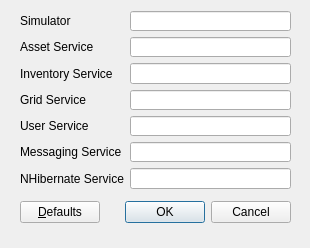
<?xml version="1.0" encoding="UTF-8"?>
<ui version="4.0">
 <class>DatabaseDialog</class>
 <widget class="QDialog" name="DatabaseDialog">
  <property name="geometry">
   <rect>
    <x>0</x>
    <y>0</y>
    <width>310</width>
    <height>248</height>
   </rect>
  </property>
  <property name="sizePolicy">
   <sizepolicy hsizetype="Fixed" vsizetype="Fixed">
    <horstretch>0</horstretch>
    <verstretch>0</verstretch>
   </sizepolicy>
  </property>
  <property name="windowTitle">
   <string>Configure database names</string>
  </property>
  <widget class="QWidget" name="layoutWidget">
   <property name="geometry">
    <rect>
     <x>20</x>
     <y>11</y>
     <width>271</width>
     <height>178</height>
    </rect>
   </property>
   <layout class="QFormLayout" name="formLayout">
    <item row="0" column="0">
     <widget class="QLabel" name="label_6">
      <property name="text">
       <string>Simulator</string>
      </property>
     </widget>
    </item>
    <item row="0" column="1">
     <widget class="QLineEdit" name="lineEditSimulatorDBName">
      <property name="accessibleName">
       <string>simulator_db_name</string>
      </property>
     </widget>
    </item>
    <item row="1" column="0">
     <widget class="QLabel" name="label">
      <property name="text">
       <string>Asset Service</string>
      </property>
     </widget>
    </item>
    <item row="1" column="1">
     <widget class="QLineEdit" name="lineEditAssetServiceDBName">
      <property name="accessibleName">
       <string>asset_service_db_name</string>
      </property>
     </widget>
    </item>
    <item row="2" column="0">
     <widget class="QLabel" name="label_2">
      <property name="text">
       <string>Inventory Service</string>
      </property>
     </widget>
    </item>
    <item row="2" column="1">
     <widget class="QLineEdit" name="lineEditInventoryService">
      <property name="accessibleName">
       <string>inventory_service_db_name</string>
      </property>
     </widget>
    </item>
    <item row="3" column="0">
     <widget class="QLabel" name="label_3">
      <property name="text">
       <string>Grid Service</string>
      </property>
     </widget>
    </item>
    <item row="3" column="1">
     <widget class="QLineEdit" name="lineEditGridService">
      <property name="accessibleName">
       <string>grid_service_db_name</string>
      </property>
     </widget>
    </item>
    <item row="4" column="0">
     <widget class="QLabel" name="label_4">
      <property name="text">
       <string>User Service</string>
      </property>
     </widget>
    </item>
    <item row="4" column="1">
     <widget class="QLineEdit" name="lineEditUserService">
      <property name="accessibleName">
       <string>user_service_db_name</string>
      </property>
     </widget>
    </item>
    <item row="5" column="0">
     <widget class="QLabel" name="label_5">
      <property name="text">
       <string>Messaging Service</string>
      </property>
     </widget>
    </item>
    <item row="5" column="1">
     <widget class="QLineEdit" name="lineEditMessagingService">
      <property name="accessibleName">
       <string>messaging_service_db_name</string>
      </property>
     </widget>
    </item>
    <item row="6" column="0">
     <widget class="QLabel" name="label_7">
      <property name="text">
       <string>NHibernate Service</string>
      </property>
     </widget>
    </item>
    <item row="6" column="1">
     <widget class="QLineEdit" name="lineEditNHibernate">
      <property name="accessibleName">
       <string>nhibernate_service_db_name</string>
      </property>
     </widget>
    </item>
   </layout>
  </widget>
  <widget class="QWidget" name="">
   <property name="geometry">
    <rect>
     <x>20</x>
     <y>200</y>
     <width>271</width>
     <height>25</height>
    </rect>
   </property>
   <layout class="QHBoxLayout" name="horizontalLayout">
    <item>
     <widget class="QPushButton" name="pushButtonDefaults">
      <property name="text">
       <string>&amp;Defaults</string>
      </property>
     </widget>
    </item>
    <item>
     <widget class="QDialogButtonBox" name="buttonBox">
      <property name="orientation">
       <enum>Qt::Horizontal</enum>
      </property>
      <property name="standardButtons">
       <set>QDialogButtonBox::Cancel|QDialogButtonBox::Ok</set>
      </property>
     </widget>
    </item>
   </layout>
  </widget>
 </widget>
 <tabstops>
  <tabstop>lineEditSimulatorDBName</tabstop>
  <tabstop>lineEditAssetServiceDBName</tabstop>
  <tabstop>lineEditInventoryService</tabstop>
  <tabstop>lineEditGridService</tabstop>
  <tabstop>lineEditUserService</tabstop>
  <tabstop>lineEditMessagingService</tabstop>
  <tabstop>lineEditNHibernate</tabstop>
  <tabstop>buttonBox</tabstop>
 </tabstops>
 <resources/>
 <connections>
  <connection>
   <sender>buttonBox</sender>
   <signal>accepted()</signal>
   <receiver>DatabaseDialog</receiver>
   <slot>accept()</slot>
   <hints>
    <hint type="sourcelabel">
     <x>248</x>
     <y>254</y>
    </hint>
    <hint type="destinationlabel">
     <x>157</x>
     <y>274</y>
    </hint>
   </hints>
  </connection>
  <connection>
   <sender>buttonBox</sender>
   <signal>rejected()</signal>
   <receiver>DatabaseDialog</receiver>
   <slot>reject()</slot>
   <hints>
    <hint type="sourcelabel">
     <x>316</x>
     <y>260</y>
    </hint>
    <hint type="destinationlabel">
     <x>286</x>
     <y>274</y>
    </hint>
   </hints>
  </connection>
 </connections>
</ui>
